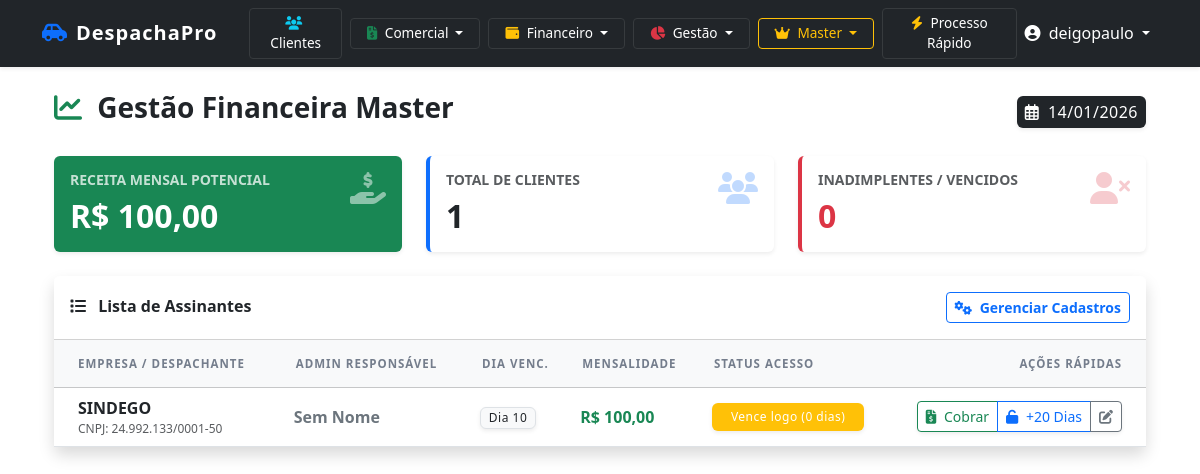
The page /financeiro/master/ (signed in) on the database its author committed.
### cadastro/models.py (models this page shows, shortened)
class Despachante(models.Model):
    nome_fantasia = models.CharField(max_length=255)
    razao_social = models.CharField(max_length=255)
    cnpj = models.CharField(max_length=18, unique=True)
    codigo_sindego = models.CharField(max_length=50, verbose_name="Código SINDEGO")
    telefone = models.CharField(max_length=20)
    email = models.EmailField()
    endereco_completo = models.TextField()
    data_cadastro = models.DateTimeField(auto_now_add=True)
    ativo = models.BooleanField(default=True)
    logo = models.ImageField(
        upload_to='logos_despachantes/',
        null=True,
        blank=True,
        verbose_name="Logo do Escritório",
        help_text="Formato obrigatório: PNG com fundo transparente. Tamanho ideal: 300x100px.",
        validators=[FileExtensionValidator(['png'])]
    )
    aliquota_imposto = models.DecimalField(
        max_digits=5, decimal_places=2, default=0.00,
        help_text="Alíquota de imposto sobre honorários (ex: 5.00 para 5%)"
    )
    taxa_bancaria_padrao = models.DecimalField(
        max_digits=5, decimal_places=2, default=0.00,
        help_text="Taxa bancária/maquininha média (ex: 2.50 para 2.5%)"
    )
    valor_honorario_padrao = models.DecimalField(
        max_digits=10,
        decimal_places=2,
        default=0.00,
        verbose_name="Honorário Padrão (Orçamento)",
        help_text="Valor sugerido automaticamente no campo de honorários ao criar um novo orçamento."
    )
    valor_taxa_sindego_padrao = models.DecimalField(
        max_digits=10, decimal_places=2, default=13.00,
        verbose_name="Taxa Sindego (Padrão)",
        help_text="Valor cobrado na maioria dos processos (Custo Operacional)."
    )
    valor_taxa_sindego_reduzida = models.DecimalField(
        max_digits=10, decimal_places=2, default=6.50,
        verbose_name="Taxa Sindego (Reduzida)",
        help_text="Valor cobrado em processos específicos."
    )
    email_fatura = models.EmailField(
        blank=True, null=True,
        help_text="E-mail que receberá os boletos/Pix da mensalidade do sistema."
    )
    valor_mensalidade = models.DecimalField(
        max_digits=10, decimal_places=2, default=100.00,
        help_text="Valor da assinatura mensal deste despachante."
    )
    DIA_VENCIMENTO_CHOICES = [(i, f'Dia {i}') for i in range(1, 29)]
    dia_vencimento = models.IntegerField(
        choices=DIA_VENCIMENTO_CHOICES,
        default=10,
        verbose_name="Dia de Vencimento Preferencial"
    )
    asaas_customer_id = models.CharField(
        max_length=50, blank=True, null=True,
        verbose_name="ID Asaas (Cliente)",
        help_text="ID gerado automaticamente pela integração."
    )
    asaas_api_key = models.CharField(
        max_length=255,
        blank=True,
        null=True,
        verbose_name="Chave de API (Asaas)",
        help_text="Chave gerada no painel do Asaas para receber pagamentos diretamente."
    )

### cadastro/views.py (the view)
# urls.py: path('financeiro/master/', views.financeiro_master, name='financeiro_master'),
@login_required
@user_passes_test(is_master)
def financeiro_master(request):
    despachantes = Despachante.objects.all().order_by('nome_fantasia')
    lista_financeira = []
    total_receita_mensal = 0
    total_inadimplentes = 0
    for d in despachantes:
        admin_user = d.funcionarios.filter(tipo_usuario='ADMIN').first()
        dias_restantes = admin_user.get_dias_restantes() if admin_user else 0
        status_cor = 'success'
        status_texto = 'Em Dia'
        if dias_restantes is None:
            status_texto = 'Vitalício'
            status_cor = 'primary'
        elif dias_restantes < 0:
            status_texto = f'VENCIDO ({abs(dias_restantes)} dias)'
            status_cor = 'danger'
            total_inadimplentes += 1
        elif dias_restantes <= 5:
            status_texto = f'Vence logo ({dias_restantes} dias)'
            status_cor = 'warning'
        lista_financeira.append({
            'obj': d,
            'admin_nome': admin_user.user.first_name if (admin_user and admin_user.user.first_name) else 'Sem Nome',
            'email_admin': admin_user.user.email if admin_user else '',
            'validade': dias_restantes,
            'status_html': status_texto,
            'cor': status_cor,
            'valor': d.valor_mensalidade
        })
        total_receita_mensal += d.valor_mensalidade
    context = {
        'lista_clientes': lista_financeira,
        'total_receita': total_receita_mensal,
        'total_clientes': despachantes.count(),
        'total_inadimplentes': total_inadimplentes,
        'hoje': timezone.now().date()
    }
    return render(request, 'financeiro/painel_master.html', context)

### cadastro/views.py (called while the page is built)
def is_master(user):
    return user.is_superuser

### cadastro/templates/financeiro/painel_master.html (shortened to what this page needs)
{% extends 'base.html' %}
{% block content %}
<div class="container-fluid">
    <div class="d-flex justify-content-between align-items-center mb-4">
        <h3 class="fw-bold text-dark">
            <i class="fas fa-chart-line text-success me-2"></i> Gestão Financeira Master
        </h3>
        <span class="badge bg-dark p-2 fs-6 shadow-sm">
            <i class="far fa-calendar-alt me-1"></i> {{ hoje|date:"d/m/Y" }}
        </span>
    </div>
    <div class="row mb-4">
        <div class="col-md-4">
            <div class="card border-0 shadow-sm bg-success text-white h-100">
                <div class="card-body">
                    <div class="d-flex justify-content-between align-items-start">
                        <div>
                            <h6 class="text-uppercase opacity-75 fw-bold small">Receita Mensal Potencial</h6>
                            <h2 class="fw-bold mb-0">R$ {{ total_receita|floatformat:2 }}</h2>
                        </div>
                        <i class="fas fa-hand-holding-usd fa-2x opacity-50"></i>
                    </div>
                </div>
            </div>
        </div>
        <div class="col-md-4">
            <div class="card border-0 shadow-sm bg-white h-100 border-start border-4 border-primary">
                <div class="card-body">
                    <div class="d-flex justify-content-between align-items-start">
                        <div>
                            <h6 class="text-uppercase text-muted fw-bold small">Total de Clientes</h6>
                            <h2 class="fw-bold mb-0 text-dark">{{ total_clientes }}</h2>
                        </div>
                        <i class="fas fa-users fa-2x text-primary opacity-25"></i>
                    </div>
                </div>
            </div>
        </div>
        <div class="col-md-4">
            <div class="card border-0 shadow-sm bg-white h-100 border-start border-4 border-danger">
                <div class="card-body">
                    <div class="d-flex justify-content-between align-items-start">
                        <div>
                            <h6 class="text-uppercase text-muted fw-bold small">Inadimplentes / Vencidos</h6>
                            <h2 class="fw-bold mb-0 text-danger">{{ total_inadimplentes }}</h2>
                        </div>
                        <i class="fas fa-user-times fa-2x text-danger opacity-25"></i>
                    </div>
                </div>
            </div>
        </div>
    </div>
    <div class="card border-0 shadow">
        <div class="card-header bg-white py-3 d-flex justify-content-between align-items-center">
            <h6 class="fw-bold mb-0"><i class="fas fa-list me-2"></i> Lista de Assinantes</h6>
            <a href="{% url 'master_listar_despachantes' %}" class="btn btn-sm btn-outline-primary fw-bold">
                <i class="fas fa-cogs me-1"></i> Gerenciar Cadastros
            </a>
        </div>
        <div class="table-responsive">
            <table class="table table-hover align-middle mb-0">
                <thead class="table-light">
                    <tr>
                        <th class="ps-4">Empresa / Despachante</th>
                        <th>Admin Responsável</th>
                        <th>Dia Venc.</th>
                        <th>Mensalidade</th>
                        <th>Status Acesso</th>
                        <th class="text-end pe-4">Ações Rápidas</th>
                    </tr>
                </thead>
                <tbody>
                    {% for item in lista_clientes %}
                    <tr>
                        <td class="ps-4">
                            <div class="fw-bold text-dark">{{ item.obj.nome_fantasia }}</div>
                            <small class="text-muted d-block" style="font-size: 0.75rem;">
                                CNPJ: {{ item.obj.cnpj }}
                            </small>
                        </td>
                        <td>
                            <div class="fw-bold text-secondary">{{ item.admin_nome }}</div>
                        </td>
                        <td>
                            <span class="badge bg-light text-dark border shadow-sm">
                                Dia {{ item.obj.dia_vencimento }}
                            </span>
                        </td>
                        <td class="fw-bold text-success">
                            R$ {{ item.valor|floatformat:2 }}
                        </td>
                        <td>
                            <span class="badge bg-{{ item.cor }} w-100 py-2 shadow-sm">
                                {{ item.status_html|safe }}
                            </span>
                        </td>
                        <td class="text-end pe-4">
                            <div class="btn-group shadow-sm" role="group">
                                <a href="{% url 'acao_cobrar_cliente' item.obj.id %}"
                                   class="btn btn-sm btn-outline-success"
                                   title="Gerar Fatura Agora (Asaas)">
                                    <i class="fas fa-file-invoice-dollar me-1"></i> Cobrar
                                </a>
                                <a href="{% url 'acao_liberar_acesso' item.obj.id %}"
                                   class="btn btn-sm btn-outline-primary"
                                   title="Liberar +20 dias de acesso (Cortesia)">
                                    <i class="fas fa-unlock me-1"></i> +20 Dias
                                </a>
                                <a href="{% url 'master_editar_despachante' item.obj.id %}"
                                   class="btn btn-sm btn-outline-secondary"
                                   title="Editar Cadastro">
                                    <i class="fas fa-edit"></i>
                                </a>
                            </div>
                        </td>
                    </tr>
                    {% endfor %}
                </tbody>
            </table>
        </div>
    </div>
</div>
{% endblock %}

### cadastro/templates/base.html (shortened to what this page needs)
<!DOCTYPE html>
<html lang="pt-br">
<head>
    {% load static %}
    <link href="{% static 'css/bootstrap.min.css' %}" rel="stylesheet">
    <link href="{% static 'css/custom.css' %}" rel="stylesheet">
    <link href="https://cdnjs.cloudflare.com/ajax/libs/font-awesome/6.4.0/css/all.min.css" rel="stylesheet">
</head>
<body>
<nav class="navbar navbar-expand-lg navbar-dark bg-dark sticky-top shadow-sm">
    <div class="container">
        <a class="navbar-brand d-flex align-items-center" href="{% url 'dashboard' %}">
            {% if user.is_authenticated and user.perfilusuario.despachante.logo %}
                <img src="{{ user.perfilusuario.despachante.logo.url }}" alt="Logo" class="me-2">
            {% else %}
                <i class="fas fa-car-side text-primary me-2"></i> DespachaPro
            {% endif %}
        </a>
        {% if user.is_authenticated %}
        <div class="collapse navbar-collapse" id="navbarNav">
            <ul class="navbar-nav me-auto align-items-center">
                <li class="nav-item ms-lg-3 mt-2 mt-lg-0">
                    <a href="{% url 'lista_clientes' %}" class="btn btn-nav-dark btn-sm px-3">
                        <i class="fas fa-users me-1 text-info"></i> Clientes
                    </a>
                </li>
                <li class="nav-item dropdown ms-lg-2 mt-2 mt-lg-0">
                    <a class="btn btn-nav-dark btn-sm px-3 dropdown-toggle" href="#" role="button" data-bs-toggle="dropdown">
                        <i class="fas fa-file-invoice-dollar me-1 text-success"></i> Comercial
                    </a>
                </li>
                {% if user.is_superuser or user.perfilusuario.tipo_usuario == 'ADMIN' %}
                <li class="nav-item dropdown ms-lg-2 mt-2 mt-lg-0">
                    <a class="btn btn-nav-dark btn-sm px-3 dropdown-toggle" href="#" role="button" data-bs-toggle="dropdown">
                        <i class="fas fa-wallet me-1 text-warning"></i> Financeiro
                    </a>
                </li>
                {% endif %}
                <li class="nav-item dropdown ms-lg-2 mt-2 mt-lg-0">
                    <a class="btn btn-nav-dark btn-sm px-3 dropdown-toggle" href="#" role="button" data-bs-toggle="dropdown">
                        <i class="fas fa-chart-pie me-1 text-danger"></i> Gestão
                    </a>
                </li>
                {% if user.is_superuser %}
                <li class="nav-item dropdown ms-lg-2 mt-2 mt-lg-0">
                    <a class="btn btn-nav-dark btn-sm px-3 dropdown-toggle border-warning text-warning" href="#" role="button" data-bs-toggle="dropdown">
                        <i class="fas fa-crown me-1"></i> Master
                    </a>
                </li>
                {% endif %}
                <li class="nav-item ms-lg-2 mt-2 mt-lg-0">
                    <a href="{% url 'cadastro_rapido' %}" class="btn btn-nav-dark btn-sm px-3">
                        <i class="fas fa-bolt me-1 text-warning"></i> Processo Rápido
                    </a>
                </li>
            </ul>
            <ul class="navbar-nav ms-auto">
                <li class="nav-item dropdown">
                    <a class="nav-link dropdown-toggle text-white" href="#" role="button" data-bs-toggle="dropdown">
                        <i class="fas fa-user-circle me-1"></i> {{ user.username }}
                    </a>
                </li>
            </ul>
        </div>
        {% endif %}
    </div>
</nav>
<div class="container mt-4 mb-5">
    {% block content %}{% endblock %}
</div>
</body>
</html>

### static/css/custom.css (style rules this page uses)
.table th { font-weight: 600; text-transform: uppercase; font-size: 0.8rem; color: #6c757d; }
.badge { font-weight: 500; letter-spacing: 0.5px; }
.navbar-brand { font-weight: 700; letter-spacing: 1px; }
.table thead th { font-size: 0.72rem; text-transform: uppercase; font-weight: 700; color: #747d8c; letter-spacing: 1px; padding: 15px 10px; }

### cadastro/templates/base.html (style rules this page uses)
.btn-nav-dark { background-color: #212529; color: #ffffff; border: 1px solid #373b3e; font-size: 0.85rem; transition: all 0.2s; }

### rows shown on the page
Despachante: obj.nome_fantasia "SINDEGO", obj.cnpj "24.992.133/0001-50", admin_nome "Sem Nome", obj.dia_vencimento "10", valor "100,00", status_html "Vence logo (0 dias)"

### other values the page prints
{{ user.username }} "deigopaulo"
{{ total_receita|floatformat:2 }} "100,00"
{{ total_clientes }} "1"
{{ total_inadimplentes }} "0"
